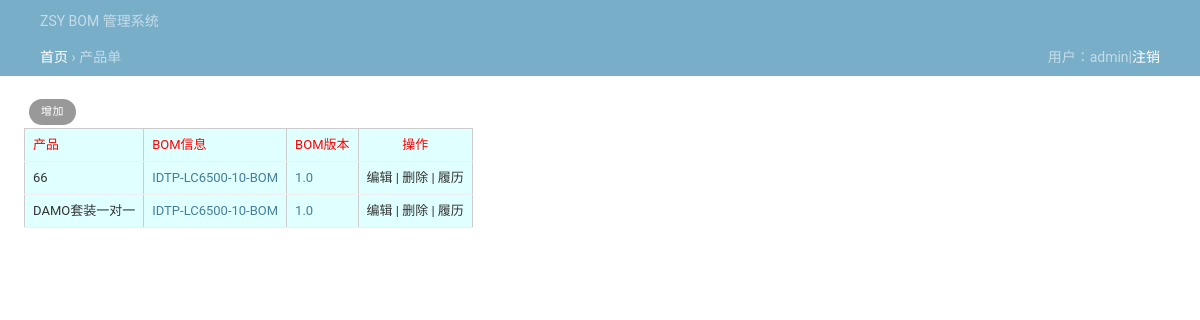
The app's page /product/ (signed in) with its own data.
### View/models.py (models this page shows, shortened)
class Product(models.Model):
    productName = models.CharField(max_length=128, verbose_name="产品名")
    bom = models.ForeignKey("Bom", on_delete=models.CASCADE, verbose_name="Bom名",default=1)
    status = models.ForeignKey("DataStatus", on_delete=models.CASCADE, verbose_name="状态",default=1)
    owner = models.CharField(max_length=128, verbose_name="所有者")
    class Meta:
        unique_together = ('productName', 'bom',)
        verbose_name = '产品BOM单'

class Bom(models.Model):
    bomName = models.CharField(max_length=128,  verbose_name="Bom名")
    bomVersion = models.CharField(max_length=20,  verbose_name="Bom版本")
    bomDiscrib = models.CharField(max_length=128,  verbose_name="Bom描述", default="")
    bomContext = models.TextField(verbose_name="Bom内容")
    status = models.ForeignKey("DataStatus", on_delete=models.CASCADE, verbose_name="状态",default=1)
    owner = models.CharField(max_length=128, verbose_name="所有者")
    class Meta:
        unique_together = ('bomName', 'bomVersion',)
        verbose_name = 'BOM单'

### View/views_product.py (the view)
# urls.py: path('product/', views_product.product, name='product'),
def product(req):
    product_table = models.Product.objects.all().order_by("productName")
    return render(req,"product/product_list.html", {"product_list":product_table, "table":models.Product._meta.verbose_name,"cur_user": views_auth.getCurUser(req)})

### View/views_auth.py (called while the page is built)
def getCurUser(req):
    is_login = req.session.get('is_login',False)
    if not is_login:
        return "游客"
    return req.session.get('username',"游客")

### templates/product/product_list.html (shortened to what this page needs)
{% extends "layout.html" %}
{% block cur_navi %}
	<a href="{% url "index" %}">首页</a> &rsaquo; 产品单
{% endblock %}
{% block content %}
	<div class="content">
		<ul class="object-tools">
		    <li><a href="{% url "product_add" %}">增加</a></li>
	    </ul>
	    <br><br>
		<table border="1px">
			<tr class="tabletitle">
				<td>产品</td>
				<td>BOM信息</td>
				<td>BOM版本</td>
				<td style="text-align: center">操作</td>
			</tr>
			{% for i in product_list %}
			<tr>
				<td>{{ i.productName }}</td>
				<td><a href="{% url "bom_detail" %}?id={{ i.bom_id }}">{{ i.bom.bomName }}</a></td>
				<td><a href="{% url "bom_detail" %}?id={{ i.bom_id }}">{{ i.bom.bomVersion }}</a></td>
			    <td><a class="td-edit">编辑</a> | <a class="td-delete">删除</a> | <a class="td-history">履历</a></td>
			</tr>
			{% endfor %}
		</table>
	</div>
{% endblock %}

### static/site.css (style rules this page uses)
body { margin: 0; }
.content { margin-left: 2%; margin-top: 20px; }
.content td { width: auto; background-color: #e0ffff; }
.content .tabletitle { background-color: bule; color: red }
body { margin: 0; padding: 0; font-size: 14px; font-family: "Roboto", "Lucida Grande", "DejaVu Sans", "Bitstream Vera Sans", Verdana, Arial, sans-serif; color: #333; background: #fff; }
a:link, a:visited { color: #447e9b; text-decoration: none; }
p, ol, ul, dl { margin: .2em 0 .8em 0; }
ul li { list-style-type: square; padding: 1px 0; }
li, dt, dd { font-size: 13px; line-height: 20px; }
table { border-collapse: collapse; border-color: #ccc; }
td, th { font-size: 13px; line-height: 16px; border-bottom: 1px solid #eee; vertical-align: top; padding: 8px; font-family: "Roboto", "Lucida Grande", Verdana, Arial, sans-serif; }
div.breadcrumbs a { color: #fff; }
.object-tools { font-size: 10px; font-weight: bold; padding-left: 0; float: left; position: relative; }
.object-tools li { display: block; float: left; margin-left: 5px; height: 16px; }
.object-tools a { border-radius: 15px; }
.object-tools a:link, .object-tools a:visited { display: block; float: left; padding: 3px 12px; background: #999; font-weight: 400; font-size: 11px; text-transform: uppercase; letter-spacing: 0.5px; color: #fff; }

### records on screen
Product: productName "66", bom.bomName "IDTP-LC6500-10-BOM", bom.bomVersion "1.0"
Product: productName "DAMO套装一对一", bom.bomName "IDTP-LC6500-10-BOM", bom.bomVersion "1.0"

### other values on screen
{{ cur_user }} "admin"
